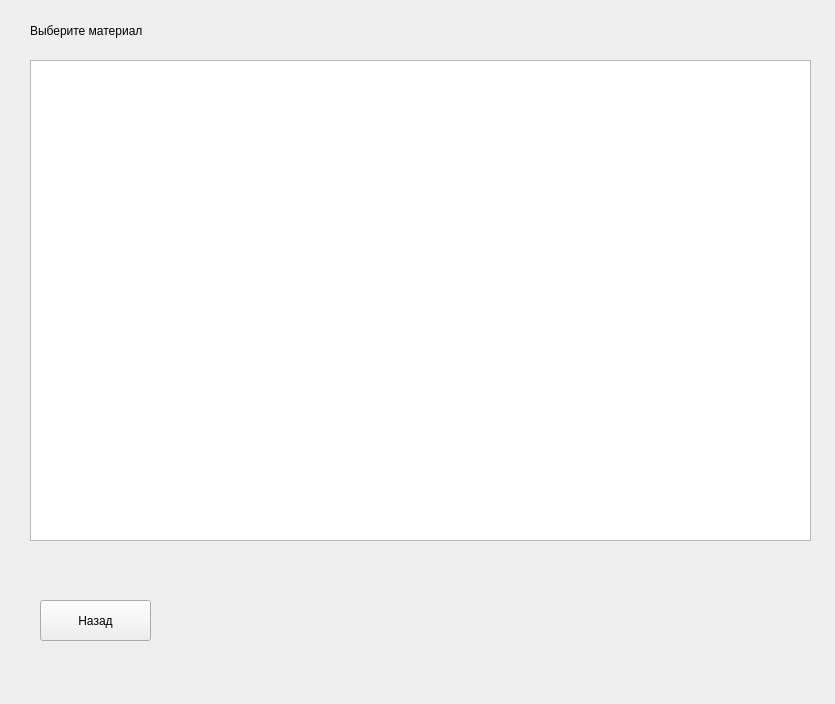
<?xml version="1.0" encoding="UTF-8"?>
<ui version="4.0">
 <class>Form</class>
 <widget class="QWidget" name="Form">
  <property name="geometry">
   <rect>
    <x>0</x>
    <y>0</y>
    <width>835</width>
    <height>704</height>
   </rect>
  </property>
  <property name="windowTitle">
   <string>Form</string>
  </property>
  <widget class="QTableView" name="tableView">
   <property name="geometry">
    <rect>
     <x>30</x>
     <y>60</y>
     <width>781</width>
     <height>481</height>
    </rect>
   </property>
  </widget>
  <widget class="QLabel" name="label_product">
   <property name="geometry">
    <rect>
     <x>30</x>
     <y>10</y>
     <width>191</width>
     <height>41</height>
    </rect>
   </property>
   <property name="text">
    <string>Выберите материал</string>
   </property>
  </widget>
  <widget class="QPushButton" name="pushButton_back">
   <property name="geometry">
    <rect>
     <x>40</x>
     <y>600</y>
     <width>111</width>
     <height>41</height>
    </rect>
   </property>
   <property name="text">
    <string>Назад</string>
   </property>
  </widget>
 </widget>
 <resources/>
 <connections/>
</ui>
